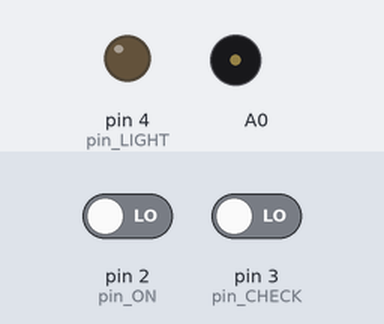
This sketch was run on a simulated Arduino Uno, built with avr-gcc and run on an emulated ATmega328P. Shown: output pins drawn as LEDs (lit = HIGH), buzzer (waves = sounding). The inputs (shaded band) are chosen by the test bench; at power-on: pin 3 (pin_CHECK) LOW, pin 2 (pin_ON) LOW. What the sketch prints to the serial monitor is not drawn.

Above: at 1.2 s.
1.3 s: pin 3 (pin_CHECK) driven HIGH
Timing chart, 0 to 4.3 s (numbered marks = the images above; inputs shaded):
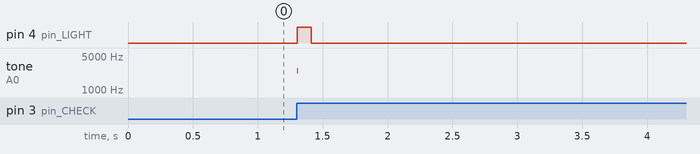

The sketch:

PIT_STOP_V3.ino
```cpp
/**************************/
const int PIT_TIME = 1501; // 35 sek
int time_for_delay = 200;


/**************************/


const int pin_ON = 2;        // URUCHOMIENIE POMIARU
const int pin_CHECK = 3;     // SPRAWDZENIE POMIARU
const int pin_LIGHT = 4;
bool pin_ON_status = 0;    //status nacisnięcia przyciusku lub uruchomienia czujek
bool pin_CHECK_status = 0;
bool open_ON = 0;
bool open_CHECK = 0;

bool timing_status[8] = {0,0,0,0,0,0,0,0};  // tablica statusu dla timing
bool burned_status[8] = {0,0,0,0,0,0,0,0};
unsigned long timing[8] = {0,0,0,0,0,0,0,0};          // tablica z czasami
String resoult;  // łancuch koncowy
unsigned long tmp=0;
bool tmp_status=0;
bool delay_time_status = 0; // status uruchomienia opóźnienia między wiazdami


/* FUNKCJE */
void check_burn();
void sort_timings();
void open_port();
void create_resoult();
void stop_timings();
void increment_timing();
void clear_burned_pit();
/* FUNKCJE END */


void setup() {

  Serial.begin(2000000);
  pinMode(pin_ON, INPUT);
  pinMode(pin_CHECK, INPUT);
  pinMode(pin_LIGHT, OUTPUT);
  digitalWrite(pin_LIGHT, LOW);

}

void loop() {

  open_port(); // otwarcie portu
  increment_timing();
  check_burn();
  clear_burned_pit();
 // stop_timings();
  sort_timings(timing, timing_status, 8);
  create_resoult(); // tworzenie wyniku


  Serial.println(resoult);

    if(timing[0] == PIT_TIME+1){
      tmp++;
    }

//delay(10);
//digitalWrite(pin_LIGHT, LOW);
delayMicroseconds(9500);
}
void increment_timing(){
  for ( int i=0;i<8;i++){
    if(timing_status[i] == 1 && timing[i]<PIT_TIME ){
    timing[i]++;
  }

  }
}//void increment timing

void stop_timings(){

  for ( int i=0;i<8;i++){
    pin_CHECK_status = digitalRead(pin_CHECK);


    if(pin_CHECK_status && timing[i]==PIT_TIME && open_CHECK ==0 ){
        open_CHECK=1;
        timing[i]=0;
        timing_status[i]=0;
    }else if(!pin_CHECK_status){
      open_CHECK = 0;
    }

    /*if(timing[i] == PIT_TIME){
    timing[i]=0;
    timing_status[i]=0;
  }*/
  }
}

void clear_burned_pit(){


         if( timing[0] == PIT_TIME+1 && tmp > 10){
          timing[0]=0;
          timing_status[0]=0;
          tmp=0;
          digitalWrite(pin_LIGHT, LOW);
          }


}

void check_burn(){
   pin_CHECK_status = digitalRead(pin_CHECK);
    if(pin_CHECK_status && open_CHECK == 0){
      open_CHECK = 1;


      if(timing[0] < PIT_TIME){
        timing[0] = PIT_TIME+1;
        tone(A0, 2500, 10);
        digitalWrite(pin_LIGHT, HIGH);
      }

      if( timing[0] == PIT_TIME ){
          timing[0]=0;
          timing_status[0]=0;
          }


    }else if(!pin_CHECK_status){
      open_CHECK = 0;
    }
}


void create_resoult(){
  resoult="";
  for ( int i=0 ;i<8;i++){
     /*resoult+="T:";
     resoult+= timing[i];
     resoult+=" S:";
     resoult+= timing_status[i];
    resoult+= " B:";
    resoult+= timing_burned[i];
    resoult+= " - ";
    */
     resoult+= timing[i];
     resoult+= ";";
    }// for end
    /*
    resoult+="dTime: ";
    resoult+=delay_time;
    resoult+=" sON: ";
    resoult+=delay_time_status;
    */
}//void create resoult


void open_port(){
  pin_ON_status = digitalRead(pin_ON);

  if(pin_ON_status){

    //tone(A0, 2500, 1000);

       for (int i=0;i<8;i++){
            if(timing_status[i] != 1 && open_ON == 0)
            {
              open_ON = 1;
              timing_status[i]=1;
              delay_time_status = 1;
              break;

            }//if end
        } // for end
  } else{
    open_ON = 0;
  } // else end

}// void open port END

void sort_timings(unsigned long timing[],bool timing_status[], int size) {
    for(int i=0; i<(size-1); i++) {
        for(int o=0; o<(size-(i+1)); o++) {
            if(timing[o] < timing[o+1]) {
               int t = timing[o];
               int t2 = timing_status[o];

               timing[o] = timing[o+1];
               timing[o+1] = t;

               timing_status[o] = timing_status[o+1];
               timing_status[o+1] = t2;
                } // if end
        }//for end
    }//for end
}// void sort_timings end
```

Measured:
- after the input at 1.3 s, pin 4 (pin_LIGHT): LOW → HIGH at once, → LOW 0.11 s later; tone on A0: silent → 2500 Hz at once, → silent 0.01 s later
